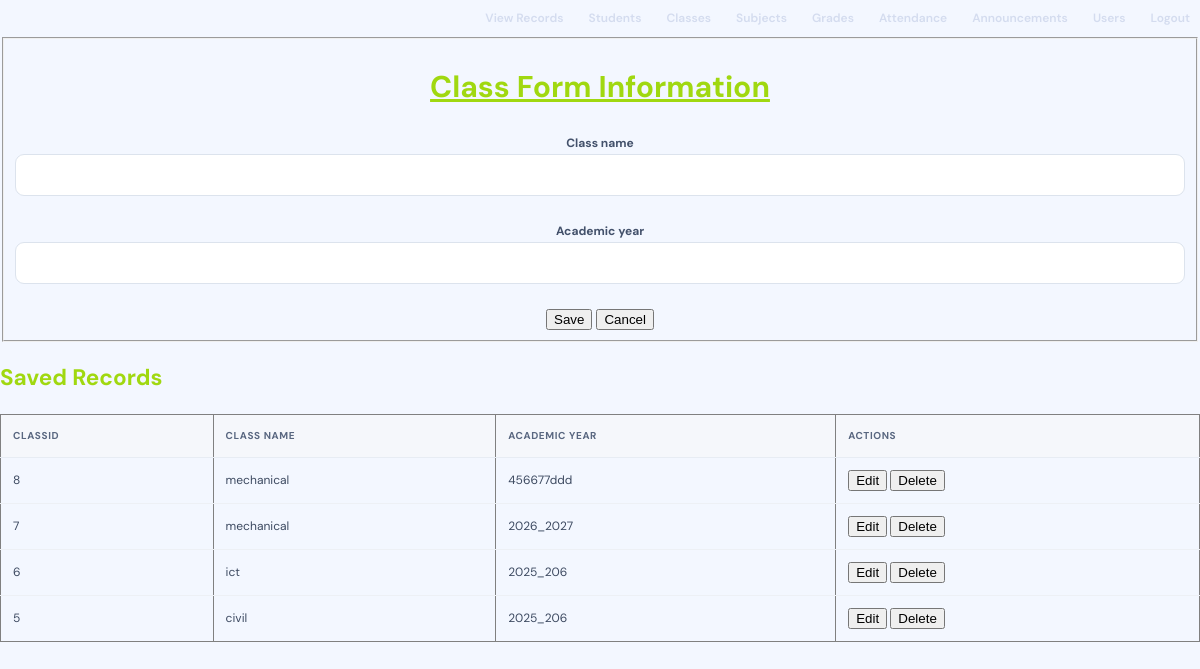
/class.php (signed in), run on the app's committed database.
### tables this page shows
CREATE TABLE `classes` (
  `classid` int(5) NOT NULL,
  `classname` varchar(20) NOT NULL,
  `academicyear` varchar(30) NOT NULL
);

### class.php (the view, shortened to what this page needs)
<?php
$conn = mysqli_connect("localhost", "root", "", "lol_sms");
mysqli_set_charset($conn, "utf8mb4");
$edit = null;
?>
<!DOCTYPE html>
<html lang="en">
<head>
<link rel="stylesheet" href="style.css">
</head>
<body>
<nav class="top-nav">
<a href="view.php">View Records</a>
<a href="students.php">Students</a><a href="class.php">Classes</a>
<a href="subject.php">Subjects</a><a href="grade.php">Grades</a>
<a href="attendance.php">Attendance</a><a href="annoncement.php">Announcements</a>
<a href="users.php">Users</a><a href="logout.php">Logout</a>
</nav>
<center>
<fieldset>
<h1><u>Class Form Information</u></h1>
<form method="post" action="class.php">
<label>Class name</label>
<input type="text" name="classname" value="<?php echo htmlspecialchars($edit["classname"] ?? ""); ?>" required><br><br>
<label>Academic year</label>
<input type="text" name="academicyear" value="<?php echo htmlspecialchars($edit["academicyear"] ?? ""); ?>" required><br><br>
<?php if ($edit) { ?>
<button type="submit" name="update">Update</button>
<a href="class.php">Cancel</a>
<?php } else { ?>
<button type="submit" name="save">Save</button>
<button type="reset">Cancel</button>
<?php } ?>
</form>
</fieldset>
</center>
<h2>Saved Records</h2>
<table border="1" cellpadding="8">
<tr>
<th>classid</th>
<th>Class name</th>
<th>Academic year</th>
<th>Actions</th>
</tr>
<?php
$result = mysqli_query($conn, "SELECT * FROM `classes` ORDER BY `classid` DESC");
while ($row = mysqli_fetch_assoc($result)) {
?>
<tr>
<td><?php echo (int)$row["classid"]; ?></td>
<td><?php echo htmlspecialchars((string)$row["classname"]); ?></td>
<td><?php echo htmlspecialchars((string)$row["academicyear"]); ?></td>
<td>
<a href="class.php?edit=<?php echo (int)$row["classid"]; ?>"><button>Edit</button></a>
<form method="post" action="class.php" style="display:inline" onsubmit="return confirm('Are you sure you want to delete this record?');">
<button type="submit" name="delete">Delete</button>
</form>
</td>
</tr>
<?php } ?>
</table>
</body>
</html>

### style.css (style rules this page uses)
:root { --ink:#a0d810;--muted:#eaeff6;--line:#e7ecf3;--paper:#f3f7ff;--white:#fff;--navy:#14213d;--blue:#4169e1;--blue2:#3154c8;--green:#16845b;--red:#c63f50;--shadow:0 12px 35px rgba(25,42,75,.07) }
* { box-sizing:border-box }
body { margin:0;background:var(--paper);color:var(--ink);font:15px 'DM Sans',Arial,sans-serif;line-height:1.55 }
.top-nav { display:flex;align-items:center;justify-content:flex-end;gap:5px;flex-wrap:wrap }
.top-nav a { color:#d4dcef;text-decoration:none;font-size:12px;font-weight:600;padding:9px 10px;border-radius:8px;transition:.2s }
label { font-size:12px;font-weight:700;color:#43516b }
input,select,textarea { width:100%;border:1px solid #dce3ed;border-radius:9px;padding:11px 13px;font:14px 'DM Sans',sans-serif;color:var(--ink);background:#fff;outline:none;transition:border .2s,box-shadow .2s }
table { width:100%;border-collapse:collapse;white-space:nowrap;font-size:12px }
th { text-align:left;background:#f5f7fb;color:#596780;font-size:10px;text-transform:uppercase;letter-spacing:.6px;padding:13px 12px;border-bottom:1px solid var(--line) }
td { padding:12px;border-bottom:1px solid #edf0f5;color:#3c4960 }
tbody tr:last-child td { border-bottom:0 }
.top-nav a { color:#d4dcef; text-decoration:none; font-size:12px; font-weight:600; padding:9px 10px; border-radius:8px; transition:.2s }

### data on the page
classes: classid "8", classname "mechanical", academicyear "456677ddd"
classes: classid "7", classname "mechanical", academicyear "2026_2027"
classes: classid "6", classname "ict", academicyear "2025_206"
classes: classid "5", classname "civil", academicyear "2025_206"
